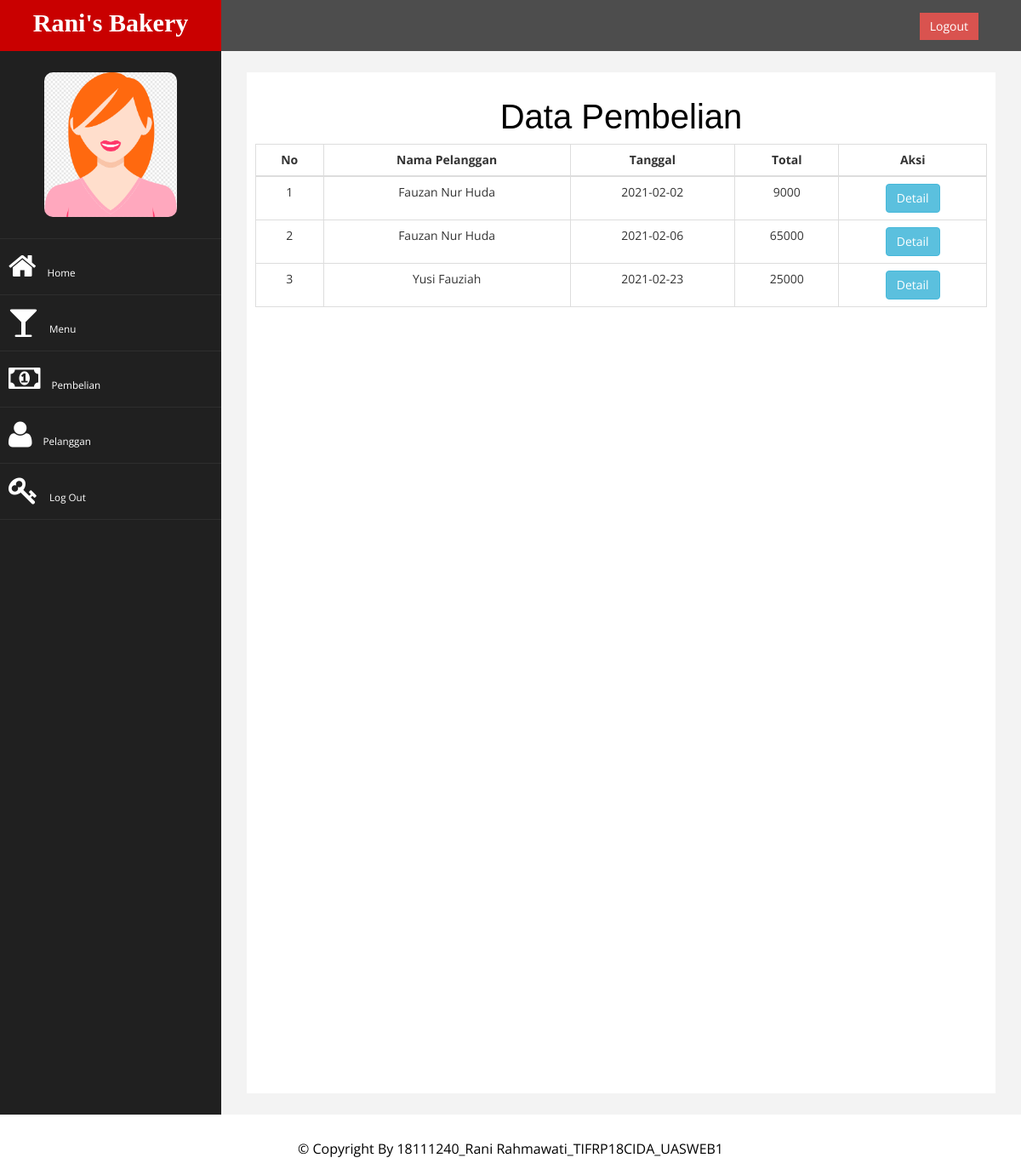
Page /config/dashboard.php?halaman=pembelian on the committed database.
### tables this page shows
CREATE TABLE `tb_pembelian` (
  `id_pembelian` int(11) NOT NULL,
  `id_pelanggan` int(11) NOT NULL,
  `tanggal_pembelian` date NOT NULL,
  `total_pembelian` int(11) NOT NULL
);

CREATE TABLE `tb_pelanggan` (
  `id_pelanggan` int(11) NOT NULL,
  `email_pelanggan` varchar(100) NOT NULL,
  `password_pelanggan` varchar(50) NOT NULL,
  `nama_pelanggan` varchar(100) NOT NULL,
  `telepon_pelanggan` varchar(25) NOT NULL
);

### config/pembelian.php (the view, shortened to what this page needs)
<h2>Data Pembelian</h2>
<table class="table table-bordered">
    <thead>
        <tr>
            <th>No</th>
            <th>Nama Pelanggan</th>
            <th>Tanggal</th>
            <th>Total</th>
            <th>Aksi</th>
        </tr>
    </thead>
    <tbody>
    <?php $nomor=1; ?>
    <?php $ambil=$conn->query("SELECT * FROM tb_pembelian JOIN tb_pelanggan ON tb_pembelian.id_pelanggan=tb_pelanggan.id_pelanggan"); ?>
    <?php while($pecah = $ambil->fetch_assoc()){ ?>
        <tr>
            <td><?php echo $nomor; ?></td>
            <td><?php echo $pecah['nama_pelanggan']; ?></td>
            <td><?php echo $pecah['tanggal_pembelian']; ?></td>
            <td><?php echo $pecah['total_pembelian']; ?></td>
            <td>
                <a href="dashboard.php?halaman=details&id=<?php echo $pecah['id_pembelian']; ?>" class="btn btn-info">Detail</a>
            </td>
        </tr>
        <?php $nomor++; ?>
        <?php } ?>
    </tbody>
</table>

### config/assets/css/custom.css (style rules this page uses)
body { font-family: 'Open Sans', sans-serif; }
h2 { color: #f00; }

### config/dashboard.php (style rules this page uses)
a { font-size: smaller; }

### config/pembelian.php (style rules this page uses)
h2 { text-align: center; font-family: 'Gill Sans', 'Gill Sans MT', Calibri, 'Trebuchet MS', sans-serif; color: black; font-size: 40px; }
th { text-align: center; }
td { text-align: center; }

### rows in the picture
tb_pembelian: id_pelanggan.nama_pelanggan "Fauzan Nur Huda", tanggal_pembelian "2021-02-02", total_pembelian "9000"
tb_pembelian: id_pelanggan.nama_pelanggan "Fauzan Nur Huda", tanggal_pembelian "2021-02-06", total_pembelian "65000"
tb_pembelian: id_pelanggan.nama_pelanggan "Yusi Fauziah", tanggal_pembelian "2021-02-23", total_pembelian "25000"
